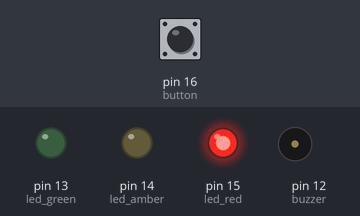
Bench run of a program on a simulated MicroPython board. Parts: output pins drawn as LEDs (lit = HIGH), buzzer (waves = sounding, pin HIGH). The test bench sets the inputs (shaded band); at power-on: pin 16 (button) LOW. Threads take turns every 2 ms.

Above: at 1.2 s.
1.3 s: pin 16 (button) pulled HIGH for 0.15 s
At 7.8 s:
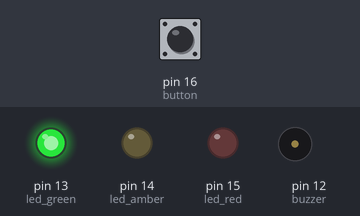
At 27.1 s:
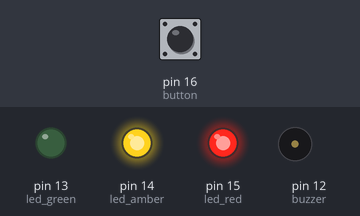
Timing chart, 0 to 29.2 s (numbered marks = the images above; inputs shaded):
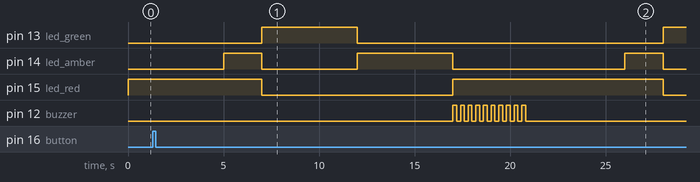

The program:

TrafficLigtWithBuzzerAndButtonBook.py
```python
import machine
import utime
import _thread

# Traffic light LEDs
led_red = machine.Pin(15, machine.Pin.OUT)
led_amber = machine.Pin(14, machine.Pin.OUT)
led_green = machine.Pin(13, machine.Pin.OUT)

# Button and buzzer
button = machine.Pin(16, machine.Pin.IN, machine.Pin.PULL_DOWN)
buzzer = machine.Pin(12, machine.Pin.OUT)

# Shared flag
button_pressed = False


# ---------------------------------
# Thread: Button reader
# ---------------------------------
def button_reader_thread():
    global button_pressed
    while True:
        if button.value() == 1:
            button_pressed = True
        utime.sleep(0.01)


# Start button thread
_thread.start_new_thread(button_reader_thread, ())


# ---------------------------------
# Main traffic light loop
# ---------------------------------
while True:

    # If pedestrian button pressed
    if button_pressed:
        led_red.value(1)

        # Buzzer beeps
        for i in range(10):
            buzzer.value(1)
            utime.sleep(0.2)
            buzzer.value(0)
            utime.sleep(0.2)

        button_pressed = False


    led_red.value(1)
    utime.sleep(5)

    led_amber.value(1)
    utime.sleep(2)

    led_red.value(0)
    led_amber.value(0)
    led_green.value(1)
    utime.sleep(5)

    # AMBER
    led_green.value(0)
    led_amber.value(1)
    utime.sleep(5)

    led_amber.value(0)
```

Measured:
- after the input at 1.3 s, pin 12 (buzzer): alternates HIGH for 0.20 s and LOW for 0.20 s, 20 changes in all, then stays LOW, starting after 15.7 s
